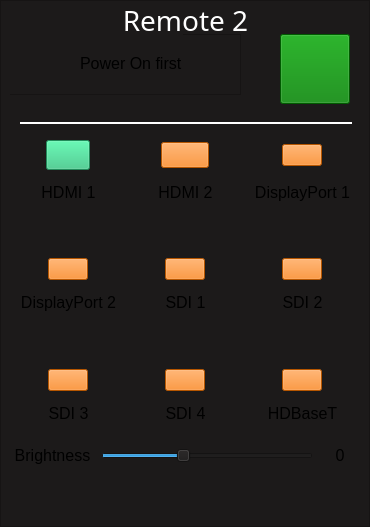
       <widget class="QFrame" name="frame_2">
        <property name="styleSheet">
         <string notr="true">background-color: rgb(28, 26, 26);</string>
        </property>
        <property name="frameShape">
         <enum>QFrame::StyledPanel</enum>
        </property>
        <property name="frameShadow">
         <enum>QFrame::Raised</enum>
        </property>
        <widget class="Line" name="line_2">
         <property name="geometry">
          <rect>
           <x>20</x>
           <y>108</y>
           <width>332</width>
           <height>16</height>
          </rect>
         </property>
         <property name="styleSheet">
          <string notr="true">border:none;
border-bottom:2px solid white;</string>
         </property>
         <property name="frameShadow">
          <enum>QFrame::Plain</enum>
         </property>
         <property name="lineWidth">
          <number>2</number>
         </property>
         <property name="orientation">
          <enum>Qt::Horizontal</enum>
         </property>
        </widget>
        <widget class="QWidget" name="horizontalLayoutWidget_3">
         <property name="geometry">
          <rect>
           <x>10</x>
           <y>435</y>
           <width>351</width>
           <height>41</height>
          </rect>
         </property>
         <layout class="QHBoxLayout" name="horizontalLayout_4" stretch="2,5,1">
          <property name="spacing">
           <number>6</number>
          </property>
          <item>
           <widget class="QLabel" name="label_16">
            <property name="sizePolicy">
             <sizepolicy hsizetype="Preferred" vsizetype="Fixed">
              <horstretch>0</horstretch>
              <verstretch>0</verstretch>
             </sizepolicy>
            </property>
            <property name="font">
             <font>
              <pointsize>12</pointsize>
             </font>
            </property>
            <property name="text">
             <string>Brightness</string>
            </property>
            <property name="alignment">
             <set>Qt::AlignCenter</set>
            </property>
           </widget>
          </item>
          <item>
           <widget class="QSlider" name="sl_2">
            <property name="font">
             <font>
              <pointsize>12</pointsize>
             </font>
            </property>
            <property name="minimum">
             <number>20</number>
            </property>
            <property name="pageStep">
             <number>1</number>
            </property>
            <property name="sliderPosition">
             <number>50</number>
            </property>
            <property name="orientation">
             <enum>Qt::Horizontal</enum>
            </property>
           </widget>
          </item>
          <item>
           <widget class="QLabel" name="lbl_sl_2">
            <property name="font">
             <font>
              <pointsize>12</pointsize>
             </font>
            </property>
            <property name="text">
             <string>0</string>
            </property>
            <property name="alignment">
             <set>Qt::AlignCenter</set>
            </property>
           </widget>
          </item>
         </layout>
        </widget>
        <widget class="QWidget" name="horizontalLayoutWidget_4">
         <property name="geometry">
          <rect>
           <x>10</x>
           <y>477</y>
           <width>351</width>
           <height>41</height>
          </rect>
         </property>
         <layout class="QHBoxLayout" name="horizontalLayout_5">
          <property name="spacing">
           <number>6</number>
          </property>
          <item>
           <widget class="QLabel" name="lbl_connected_2">
            <property name="sizePolicy">
             <sizepolicy hsizetype="Preferred" vsizetype="Fixed">
              <horstretch>0</horstretch>
              <verstretch>0</verstretch>
             </sizepolicy>
            </property>
            <property name="font">
             <font>
              <family>Ubuntu Mono</family>
              <pointsize>11</pointsize>
             </font>
            </property>
            <property name="text">
             <string/>
            </property>
            <property name="alignment">
             <set>Qt::AlignCenter</set>
            </property>
           </widget>
          </item>
         </layout>
        </widget>
        <widget class="QWidget" name="gridLayoutWidget_2">
         <property name="geometry">
          <rect>
           <x>10</x>
           <y>140</y>
           <width>351</width>
           <height>295</height>
          </rect>
         </property>
         <layout class="QGridLayout" name="gridLayout_2" columnstretch="0,0,0">
          <property name="leftMargin">
           <number>0</number>
          </property>
          <property name="topMargin">
           <number>0</number>
          </property>
          <property name="rightMargin">
           <number>0</number>
          </property>
          <property name="bottomMargin">
           <number>0</number>
          </property>
          <property name="spacing">
           <number>0</number>
          </property>
          <item row="2" column="0">
           <widget class="QLabel" name="label_19">
            <property name="text">
             <string/>
            </property>
           </widget>
          </item>
          <item row="6" column="0" alignment="Qt::AlignHCenter">
           <widget class="QPushButton" name="pushButton_16">
            <property name="sizePolicy">
             <sizepolicy hsizetype="Fixed" vsizetype="Fixed">
              <horstretch>0</horstretch>
              <verstretch>0</verstretch>
             </sizepolicy>
            </property>
            <property name="styleSheet">
             <string notr="true">background-color:rgb(255, 120, 0);</string>
            </property>
            <property name="text">
             <string/>
            </property>
           </widget>
          </item>
          <item row="1" column="0">
           <widget class="QLabel" name="label_20">
            <property name="font">
             <font>
              <pointsize>12</pointsize>
             </font>
            </property>
            <property name="text">
             <string>HDMI 1</string>
            </property>
            <property name="alignment">
             <set>Qt::AlignCenter</set>
            </property>
           </widget>
          </item>
          <item row="4" column="2">
           <widget class="QLabel" name="label_21">
            <property name="font">
             <font>
              <pointsize>12</pointsize>
             </font>
            </property>
            <property name="text">
             <string>SDI 2</string>
            </property>
            <property name="alignment">
             <set>Qt::AlignCenter</set>
            </property>
           </widget>
          </item>
          <item row="3" column="2" alignment="Qt::AlignHCenter">
           <widget class="QPushButton" name="pushButton_15">
            <property name="sizePolicy">
             <sizepolicy hsizetype="Fixed" vsizetype="Fixed">
              <horstretch>0</horstretch>
              <verstretch>0</verstretch>
             </sizepolicy>
            </property>
            <property name="styleSheet">
             <string notr="true">background-color:rgb(255, 120, 0);</string>
            </property>
            <property name="text">
             <string/>
            </property>
           </widget>
          </item>
          <item row="0" column="1" alignment="Qt::AlignHCenter">
           <widget class="QPushButton" name="pushButton_11">
            <property name="sizePolicy">
             <sizepolicy hsizetype="Fixed" vsizetype="Fixed">
              <horstretch>0</horstretch>
              <verstretch>0</verstretch>
             </sizepolicy>
            </property>
            <property name="font">
             <font>
              <pointsize>11</pointsize>
             </font>
            </property>
            <property name="styleSheet">
             <string notr="true">background-color:rgb(255, 120, 0);</string>
            </property>
            <property name="text">
             <string/>
            </property>
           </widget>
          </item>
          <item row="7" column="1">
           <widget class="QLabel" name="label_22">
            <property name="font">
             <font>
              <pointsize>12</pointsize>
             </font>
            </property>
            <property name="text">
             <string>SDI 4</string>
            </property>
            <property name="alignment">
             <set>Qt::AlignCenter</set>
            </property>
           </widget>
          </item>
          <item row="7" column="2">
           <widget class="QLabel" name="label_23">
            <property name="font">
             <font>
              <pointsize>12</pointsize>
             </font>
            </property>
            <property name="text">
             <string>HDBaseT</string>
            </property>
            <property name="alignment">
             <set>Qt::AlignCenter</set>
            </property>
           </widget>
          </item>
          <item row="0" column="2" alignment="Qt::AlignHCenter">
           <widget class="QPushButton" name="pushButton_12">
            <property name="sizePolicy">
             <sizepolicy hsizetype="Fixed" vsizetype="Fixed">
              <horstretch>0</horstretch>
              <verstretch>0</verstretch>
             </sizepolicy>
            </property>
            <property name="styleSheet">
             <string notr="true">background-color:rgb(255, 120, 0);</string>
            </property>
            <property name="text">
             <string/>
            </property>
           </widget>
          </item>
          <item row="0" column="0" alignment="Qt::AlignHCenter">
           <widget class="QPushButton" name="pushButton_10">
            <property name="sizePolicy">
             <sizepolicy hsizetype="Fixed" vsizetype="Fixed">
              <horstretch>0</horstretch>
              <verstretch>0</verstretch>
             </sizepolicy>
            </property>
            <property name="font">
             <font>
              <family>Ubuntu Light</family>
              <pointsize>11</pointsize>
             </font>
            </property>
            <property name="styleSheet">
             <string notr="true">background-color:rgb(46, 194, 126);</string>
            </property>
            <property name="text">
             <string/>
            </property>
           </widget>
          </item>
          <item row="1" column="2">
           <widget class="QLabel" name="label_24">
            <property name="font">
             <font>
              <pointsize>12</pointsize>
             </font>
            </property>
            <property name="text">
             <string>DisplayPort 1</string>
            </property>
            <property name="alignment">
             <set>Qt::AlignCenter</set>
            </property>
           </widget>
          </item>
          <item row="6" column="1" alignment="Qt::AlignHCenter">
           <widget class="QPushButton" name="pushButton_17">
            <property name="sizePolicy">
             <sizepolicy hsizetype="Fixed" vsizetype="Fixed">
              <horstretch>0</horstretch>
              <verstretch>0</verstretch>
             </sizepolicy>
            </property>
            <property name="styleSheet">
             <string notr="true">background-color:rgb(255, 120, 0);</string>
            </property>
            <property name="text">
             <string/>
            </property>
           </widget>
          </item>
          <item row="1" column="1" alignment="Qt::AlignHCenter">
           <widget class="QLabel" name="label_25">
            <property name="font">
             <font>
              <pointsize>12</pointsize>
             </font>
            </property>
            <property name="text">
             <string>HDMI 2</string>
            </property>
            <property name="alignment">
             <set>Qt::AlignCenter</set>
            </property>
           </widget>
          </item>
          <item row="7" column="0">
           <widget class="QLabel" name="label_26">
            <property name="font">
             <font>
              <pointsize>12</pointsize>
             </font>
            </property>
            <property name="text">
             <string>SDI 3</string>
            </property>
            <property name="alignment">
             <set>Qt::AlignCenter</set>
            </property>
           </widget>
          </item>
          <item row="3" column="1" alignment="Qt::AlignHCenter">
           <widget class="QPushButton" name="pushButton_14">
            <property name="sizePolicy">
             <sizepolicy hsizetype="Fixed" vsizetype="Fixed">
              <horstretch>0</horstretch>
              <verstretch>0</verstretch>
             </sizepolicy>
            </property>
            <property name="styleSheet">
             <string notr="true">background-color:rgb(255, 120, 0); </string>
            </property>
            <property name="text">
             <string/>
            </property>
           </widget>
          </item>
          <item row="6" column="2" alignment="Qt::AlignHCenter">
           <widget class="QPushButton" name="pushButton_18">
            <property name="sizePolicy">
             <sizepolicy hsizetype="Fixed" vsizetype="Fixed">
              <horstretch>0</horstretch>
              <verstretch>0</verstretch>
             </sizepolicy>
            </property>
            <property name="styleSheet">
             <string notr="true">background-color:rgb(255, 120, 0);</string>
            </property>
            <property name="text">
             <string/>
            </property>
           </widget>
          </item>
          <item row="4" column="1">
           <widget class="QLabel" name="label_27">
            <property name="font">
             <font>
              <pointsize>12</pointsize>
             </font>
            </property>
            <property name="text">
             <string>SDI 1</string>
            </property>
            <property name="alignment">
             <set>Qt::AlignCenter</set>
            </property>
           </widget>
          </item>
          <item row="3" column="0" alignment="Qt::AlignHCenter">
           <widget class="QPushButton" name="pushButton_13">
            <property name="sizePolicy">
             <sizepolicy hsizetype="Fixed" vsizetype="Fixed">
              <horstretch>0</horstretch>
              <verstretch>0</verstretch>
             </sizepolicy>
            </property>
            <property name="styleSheet">
             <string notr="true">background-color:rgb(255, 120, 0);</string>
            </property>
            <property name="text">
             <string/>
            </property>
           </widget>
          </item>
          <item row="4" column="0">
           <widget class="QLabel" name="label_28">
            <property name="font">
             <font>
              <pointsize>12</pointsize>
             </font>
            </property>
            <property name="text">
             <string>DisplayPort 2</string>
            </property>
            <property name="alignment">
             <set>Qt::AlignCenter</set>
            </property>
           </widget>
          </item>
          <item row="5" column="0">
           <widget class="QLabel" name="label_29">
            <property name="text">
             <string/>
            </property>
           </widget>
          </item>
         </layout>
        </widget>
        <widget class="QWidget" name="verticalLayoutWidget_2">
         <property name="geometry">
          <rect>
           <x>10</x>
           <y>3</y>
           <width>351</width>
           <height>34</height>
          </rect>
         </property>
         <layout class="QVBoxLayout" name="verticalLayout_2">
          <property name="leftMargin">
           <number>0</number>
          </property>
          <item>
           <widget class="QLabel" name="label_30">
            <property name="font">
             <font>
              <family>Ubuntu Mono</family>
              <pointsize>21</pointsize>
             </font>
            </property>
            <property name="styleSheet">
             <string notr="true">color: #FFFFFF</string>
            </property>
            <property name="text">
             <string>Remote 2</string>
            </property>
            <property name="alignment">
             <set>Qt::AlignCenter</set>
            </property>
           </widget>
          </item>
         </layout>
        </widget>
        <widget class="QPushButton" name="btn_on_2">
         <property name="geometry">
          <rect>
           <x>280</x>
           <y>34</y>
           <width>70</width>
           <height>70</height>
          </rect>
         </property>
         <property name="font">
          <font>
           <pointsize>15</pointsize>
           <bold>true</bold>
          </font>
         </property>
         <property name="styleSheet">
          <string notr="true">background-color: green;</string>
         </property>
         <property name="text">
          <string/>
         </property>
        </widget>
        <widget class="QWidget" name="horizontalLayoutWidget_9">
         <property name="geometry">
          <rect>
           <x>10</x>
           <y>34</y>
           <width>231</width>
           <height>61</height>
          </rect>
         </property>
         <layout class="QHBoxLayout" name="horizontalLayout_10">
          <property name="rightMargin">
           <number>0</number>
          </property>
          <item>
           <widget class="QFrame" name="frame_5">
            <property name="frameShape">
             <enum>QFrame::StyledPanel</enum>
            </property>
            <property name="frameShadow">
             <enum>QFrame::Raised</enum>
            </property>
            <widget class="QWidget" name="horizontalLayoutWidget_10">
             <property name="geometry">
              <rect>
               <x>0</x>
               <y>-1</y>
               <width>173</width>
               <height>61</height>
              </rect>
             </property>
             <layout class="QHBoxLayout" name="horizontalLayout_11" stretch="0,0">
              <item>
               <widget class="QLabel" name="label_53">
                <property name="styleSheet">
                 <string notr="true">border-image: url(:/images/alert.png);
width:50px;
color: transparent;</string>
                </property>
                <property name="text">
                 <string>alert1234</string>
                </property>
               </widget>
              </item>
              <item>
               <widget class="QLabel" name="label_52">
                <property name="font">
                 <font>
                  <pointsize>12</pointsize>
                 </font>
                </property>
                <property name="text">
                 <string>Power On first</string>
                </property>
                <property name="alignment">
                 <set>Qt::AlignLeading|Qt::AlignLeft|Qt::AlignVCenter</set>
                </property>
               </widget>
              </item>
             </layout>
            </widget>
           </widget>
          </item>
         </layout>
        </widget>
       </widget>
